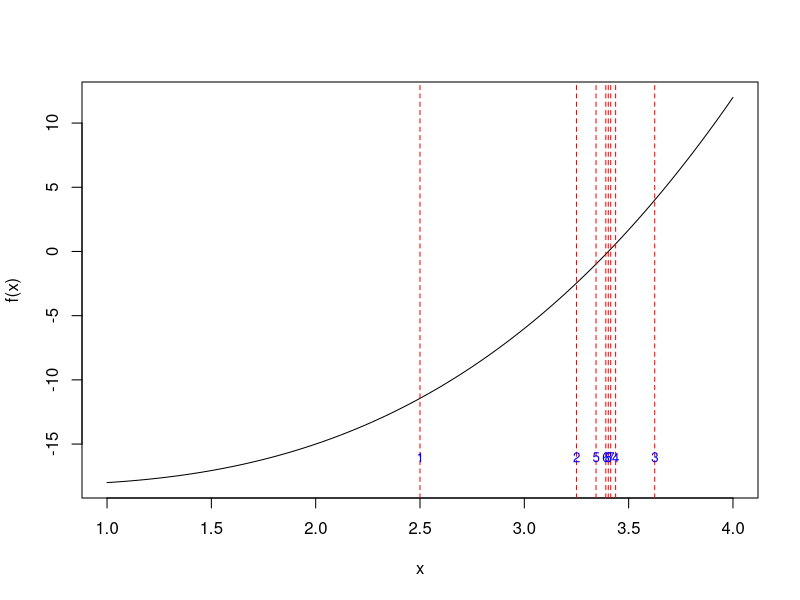
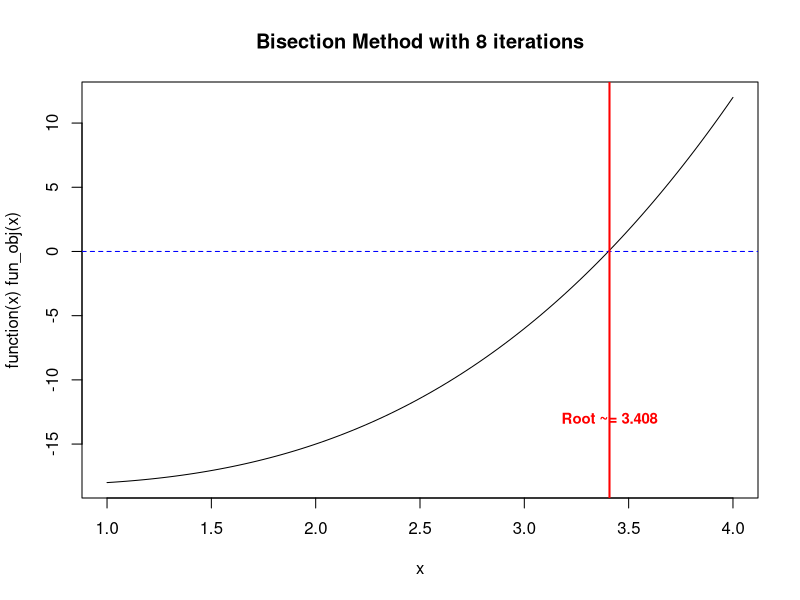
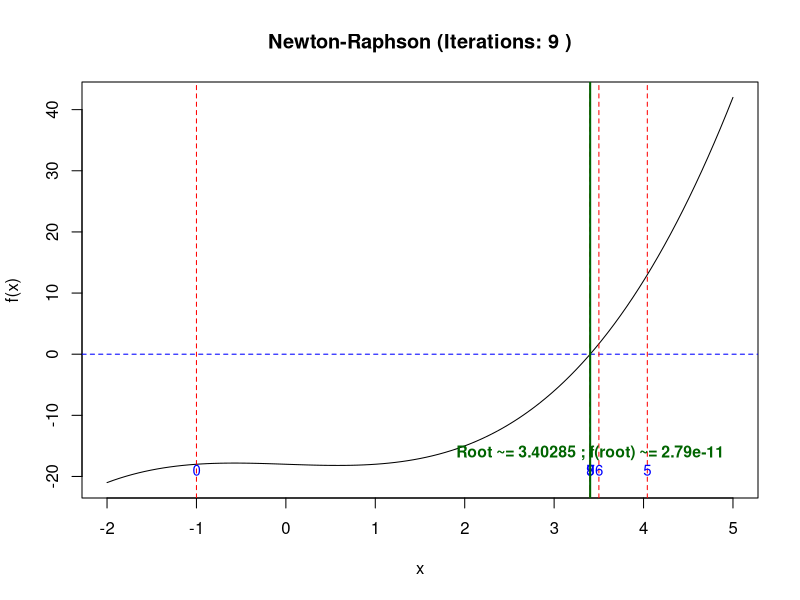
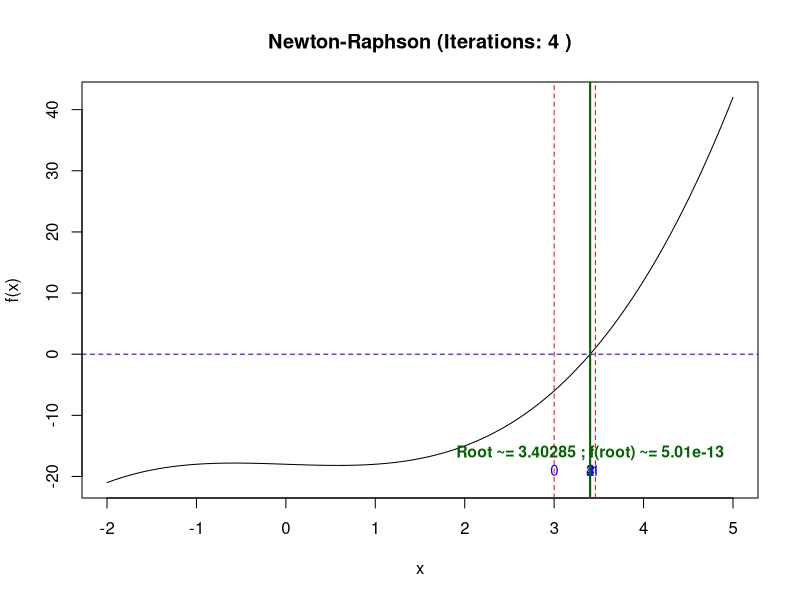

Recreate these plots in R, in order.
## ---- chunk 1
a <- 1
b <- 4
curve(0.5*x^3 - 0.5*x - 18, from = a, to = b, xlab = "x", ylab = "f(x)")
fun_obj <- function(x) 0.5*x^3 - 0.5*x - 18

my_bisec <- function(fun_obj, a, b, tol = 1E-2, ind_draw = FALSE) {
  if (fun_obj(a) * fun_obj(b) > 0) {
    stop("f(a) and f(b) must have opposite signs!")
  }
  iter <- 0
  while ((b - a) / 2 > tol) {
    c <- (a + b) / 2
    
    if (ind_draw == TRUE) {
    # Draw vertical line
    abline(v = c, col = "red", lty = 2)
    # Label the iteration above the x-axis
    text(c, par("usr")[3] + 2, labels = iter + 1, col = "blue", pos = 3, cex = 0.8)
    }

    
    if (fun_obj(c) == 0) {
      return(c)
    } else if (fun_obj(a) * fun_obj(c) < 0) {
      b <- c
    } else {
      a <- c
    }
    iter <- iter + 1
  }
  val_x <- (a + b) / 2
  val_fx <- fun_obj(val_x)
  return(list(root = val_x, f_root = val_fx, iter = iter))
}

# Run it
res_plot <- my_bisec(fun_obj, a, b, ind_draw = TRUE)
res_plot


res <- my_bisec(fun_obj, a, b)
plot(function(x) fun_obj(x), from = a, to = b)
abline(h = 0, col = "blue", lty = 2)
title(main = paste0("Bisection Method with ", res$iter, " iterations"))
abline(v = res$root, col = "red", lwd = 2)
text(res$root, par("usr")[3] + 5, 
     labels = paste0("Root ~= ", round(res$root, 3)), 
     col = "red", pos = 3, cex = 0.9, font = 2)
## ---- chunk 2
## Function and derivative
f  <- function(x) 0.5*x^3 - 0.5*x - 18
df <- function(x) 1.5*x^2 - 0.5

## Newton–Raphson with iterate tracking
newton_raphson <- function(f, df, x0, tol = 1e-5, 
                           maxit = 100, eps = 1e-5) {
  x <- x0
  xs <- x0      # store iterates (x0, x1, x2, ...)
  for (k in 1:maxit) {
    fx  <- f(x)
    dfx <- df(x)
    x_new <- x - fx/dfx
    xs <- c(xs, x_new)
    if (abs(x_new - x) < tol || abs(fx) < tol) {
      return(list(root = x_new, iter = k, path = xs))
    }
    x <- x_new
  }
  list(root = x, iter = maxit, path = xs)
}

## Starting point
## ---- chunk 3
x0 <- -1
res <- newton_raphson(f, df, x0)
a <- -2; b <- 5
plot(function(x) f(x), from = a, to = b, 
     xlab = "x", ylab = "f(x)",
     main = paste("Newton-Raphson (Iterations:", res$iter, ")"))
abline(h = 0, col = "blue", lty = 2)

## Draw vertical lines for each iterate with labels 0,1,2,...
for (i in seq_along(res$path)) {
  xi <- res$path[i]
  abline(v = xi, col = "red", lty = 2)
  text(xi, par("usr")[3] + 2, labels = i - 1, col = "blue", pos = 3, cex = 0.9)
}

## Final root marker + label
abline(v = res$root, col = "darkgreen", lwd = 2)
text(res$root, par("usr")[3] + 5,
     labels = paste0("Root ~= ", round(res$root, 5),
                     " ; f(root) ~= ", signif(f(res$root), 3)),
     col = "darkgreen", pos = 3, cex = 0.95, font = 2)

res
## ---- chunk 4
x0 <- 3
res <- newton_raphson(f, df, x0)
## Plot range that shows the iterates and root
a <- -2; b <- 5
plot(function(x) f(x), from = a, to = b, 
     xlab = "x", ylab = "f(x)",
     main = paste("Newton-Raphson (Iterations:", res$iter, ")"))
abline(h = 0, col = "blue", lty = 2)

## Draw vertical lines for each iterate with labels 0,1,2,...
for (i in seq_along(res$path)) {
  xi <- res$path[i]
  abline(v = xi, col = "red", lty = 2)
  text(xi, par("usr")[3] + 2, labels = i - 1, col = "blue", pos = 3, cex = 0.9)
}

## Final root marker + label
abline(v = res$root, col = "darkgreen", lwd = 2)
text(res$root, par("usr")[3] + 5,
     labels = paste0("Root ~= ", round(res$root, 5),
                     " ; f(root) ~= ", signif(f(res$root), 3)),
     col = "darkgreen", pos = 3, cex = 0.95, font = 2)

res
